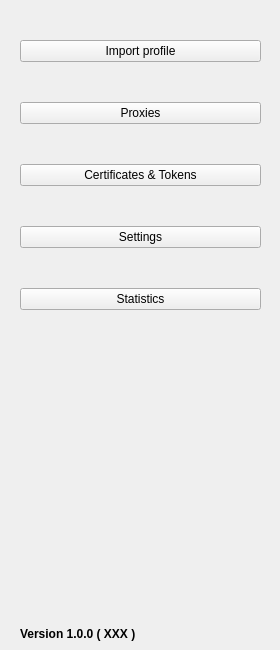
<?xml version="1.0" encoding="UTF-8"?>
<ui version="4.0">
 <class>sideMenu</class>
 <widget class="QWidget" name="sideMenu">
  <property name="geometry">
   <rect>
    <x>0</x>
    <y>0</y>
    <width>280</width>
    <height>650</height>
   </rect>
  </property>
  <property name="maximumSize">
   <size>
    <width>16777215</width>
    <height>16777215</height>
   </size>
  </property>
  <property name="windowTitle">
   <string>Form</string>
  </property>
  <property name="accessibleName">
   <string>sideMenu</string>
  </property>
  <property name="autoFillBackground">
   <bool>false</bool>
  </property>
  <property name="styleSheet">
   <string notr="true"/>
  </property>
  <widget class="QWidget" name="verticalLayoutWidget">
   <property name="geometry">
    <rect>
     <x>0</x>
     <y>0</y>
     <width>281</width>
     <height>651</height>
    </rect>
   </property>
   <layout class="QVBoxLayout" name="verticalLayout">
    <property name="spacing">
     <number>40</number>
    </property>
    <property name="sizeConstraint">
     <enum>QLayout::SetMaximumSize</enum>
    </property>
    <property name="leftMargin">
     <number>20</number>
    </property>
    <property name="topMargin">
     <number>40</number>
    </property>
    <property name="rightMargin">
     <number>20</number>
    </property>
    <property name="bottomMargin">
     <number>10</number>
    </property>
    <item>
     <widget class="ButtonIcon" name="import_profile_button">
      <property name="text">
       <string>Import profile</string>
      </property>
      <property name="iconSize">
       <size>
        <width>25</width>
        <height>25</height>
       </size>
      </property>
     </widget>
    </item>
    <item>
     <widget class="ButtonIcon" name="proxies_button">
      <property name="text">
       <string>Proxies</string>
      </property>
     </widget>
    </item>
    <item>
     <widget class="ButtonIcon" name="certif_button">
      <property name="text">
       <string>Certificates &amp;&amp; Tokens</string>
      </property>
     </widget>
    </item>
    <item>
     <widget class="ButtonIcon" name="settings_button">
      <property name="text">
       <string>Settings</string>
      </property>
     </widget>
    </item>
    <item>
     <widget class="ButtonIcon" name="statistic_button">
      <property name="text">
       <string>Statistics</string>
      </property>
     </widget>
    </item>
    <item>
     <spacer name="verticalSpacer">
      <property name="orientation">
       <enum>Qt::Vertical</enum>
      </property>
      <property name="sizeType">
       <enum>QSizePolicy::Expanding</enum>
      </property>
      <property name="sizeHint" stdset="0">
       <size>
        <width>20</width>
        <height>230</height>
       </size>
      </property>
     </spacer>
    </item>
    <item>
     <widget class="QLabel" name="version_label">
      <property name="font">
       <font>
        <family>Segoe UI</family>
        <pointsize>9</pointsize>
        <bold>true</bold>
       </font>
      </property>
      <property name="text">
       <string>Version 1.0.0 ( XXX )</string>
      </property>
     </widget>
    </item>
   </layout>
  </widget>
 </widget>
 <customwidgets>
  <customwidget>
   <class>ButtonIcon</class>
   <extends>QPushButton</extends>
   <header>button_icon.h</header>
  </customwidget>
 </customwidgets>
 <resources/>
 <connections/>
</ui>
